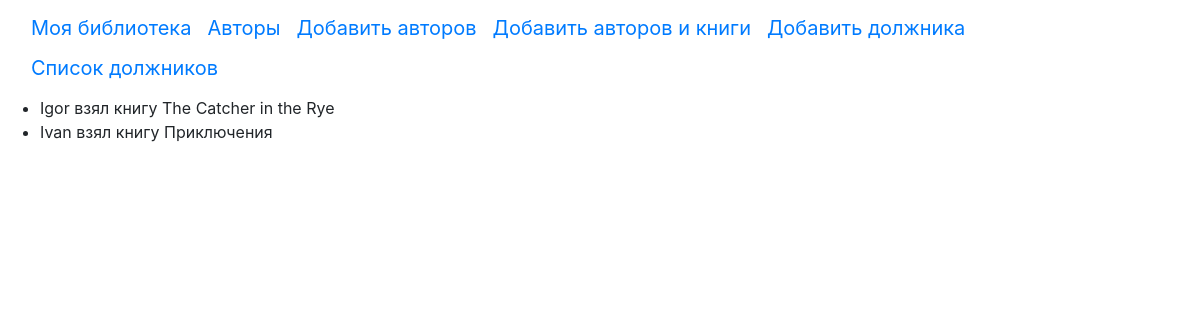
Screenshot of /friends with the database file from the repository.
### p_library/models.py (models this page shows, shortened)
class Friend(models.Model):
	friend_name = models.CharField(max_length=60)
	friend_book = models.ForeignKey('Book', on_delete=models.CASCADE)

class Book(models.Model):
	ISBN = models.CharField(max_length=13)
	title = models.CharField(max_length=128)
	description = models.TextField()
	year_release = models.SmallIntegerField()
	author = models.ForeignKey(Author, on_delete=models.CASCADE)
	copy_count = models.SmallIntegerField()
	price = models.DecimalField(max_digits=10, decimal_places=2)
	redaction = models.ForeignKey('Redaction', on_delete=models.CASCADE, null=True, blank=True, related_name='books')
	book_image = models.ImageField(upload_to="book_images", null=True)
	def __str__(self):
		return self.title

### p_library/views.py (the view)
# urls.py: path('friends', FriendList.as_view(), name='friend_list'),
class FriendList(ListView):
	model = Friend
	template_name = 'friend_list.html'

### p_library/templates/friend_list.html (shortened to what this page needs)
<!DOCTYPE html>
<html lang="en">
<head>
</head>
<body>
	{% include "header.html" %}
	<ul>
		{% for friend in object_list %}
		    <li>{{ friend.friend_name }} взял книгу {{ friend.friend_book }}</li>
		{% endfor %}
	</ul>
</body>
</html>

### rows the page displays
Friend: friend_name "Igor", friend_book "The Catcher in the Rye"
Friend: friend_name "Ivan", friend_book "Приключения"
